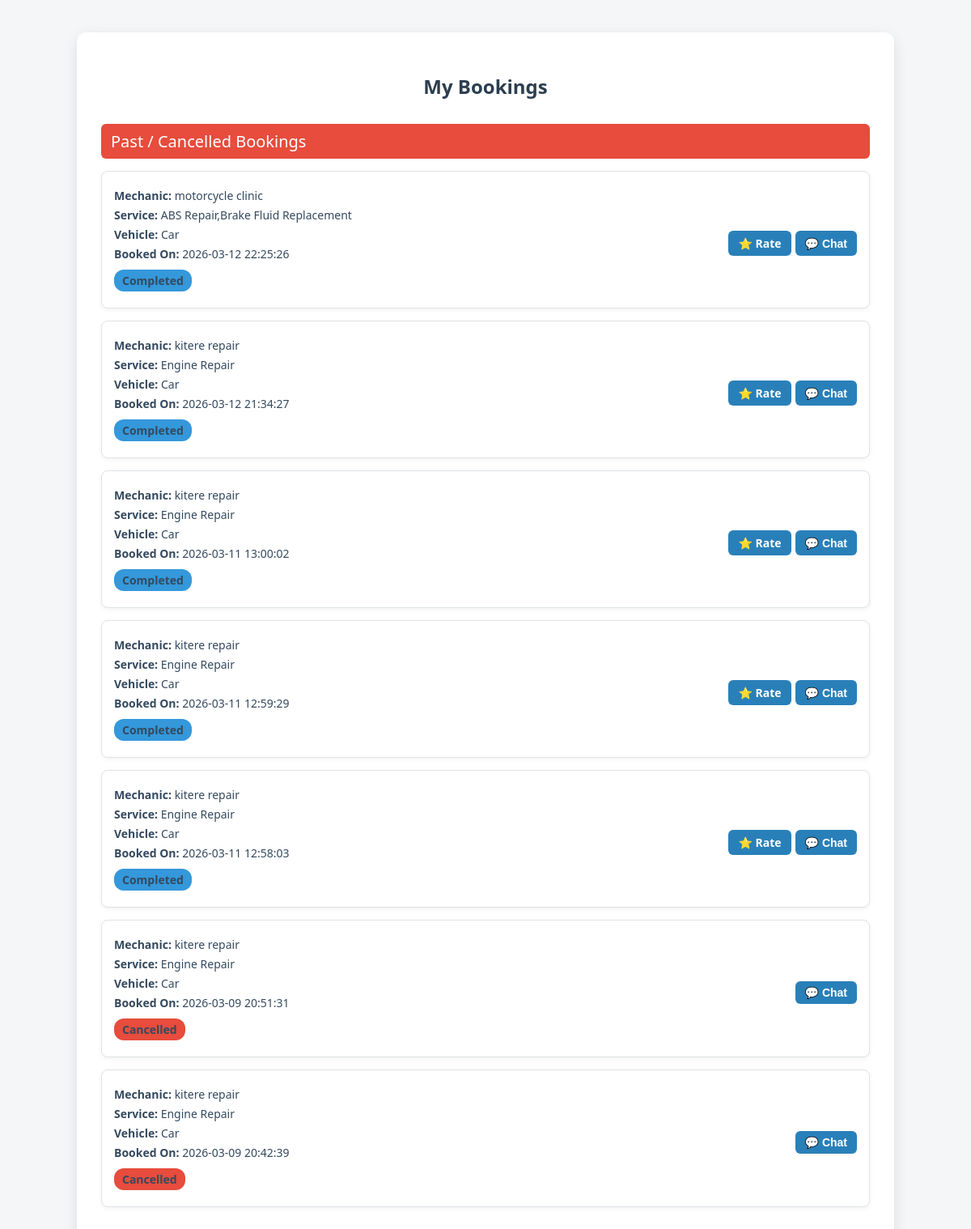
The page /forms/bookings/driver_bookings.php (signed in) on the database its author committed.
### tables this page shows
CREATE TABLE `bookings` (
  `id` int(11) NOT NULL,
  `driver_id` int(11) NOT NULL,
  `mechanic_id` int(11) NOT NULL,
  `service_requested` varchar(255) DEFAULT NULL,
  `vehicle_type` varchar(50) DEFAULT NULL,
  `booking_status` enum('pending','accepted','completed','cancelled') DEFAULT 'pending',
  `accepted_at` datetime DEFAULT NULL,
  `driver_latitude` decimal(9,6) DEFAULT NULL,
  `driver_longitude` decimal(9,6) DEFAULT NULL,
  `driver_address` varchar(255) DEFAULT NULL,
  `notes` text DEFAULT NULL,
  `created_at` datetime DEFAULT current_timestamp(),
  `updated_at` datetime DEFAULT current_timestamp() ON UPDATE current_timestamp()
);

CREATE TABLE `mechanics` (
  `id` int(11) NOT NULL,
  `user_id` int(11) NOT NULL,
  `garage_name` varchar(255) NOT NULL,
  `experience` int(11) NOT NULL,
  `certifications` text DEFAULT NULL,
  `vehicle_types` text NOT NULL,
  `services_offered` text NOT NULL,
  `latitude` decimal(9,6) NOT NULL,
  `longitude` decimal(9,6) NOT NULL,
  `availability` tinyint(1) DEFAULT 1,
  `created_at` datetime DEFAULT current_timestamp(),
  `service_ids` longtext DEFAULT NULL CHECK (json_valid(`service_ids`))
);

### forms/bookings/driver_bookings.php (the view, shortened to what this page needs)
<?php
require_once($_SERVER['DOCUMENT_ROOT'] . "/mechanics_tracer/forms/config.php");
$user_id = $_SESSION['user_id'];
$stmt = $conn->prepare("SELECT id FROM drivers WHERE user_id = ?");
$stmt->bind_param("i", $user_id);
$stmt->execute();
$result = $stmt->get_result();
$driver = $result->fetch_assoc();
$driver_id = $driver['id'];
$stmt = $conn->prepare("
    SELECT b.*, m.garage_name, m.id AS mechanic_id
    FROM bookings b
    JOIN mechanics m ON b.mechanic_id = m.id
    WHERE b.driver_id = ?
    ORDER BY b.created_at DESC
");
$stmt->bind_param("i", $driver_id);
$stmt->execute();
$result = $stmt->get_result();
$bookings = $result->fetch_all(MYSQLI_ASSOC);
$active = [];
$past = [];
$rated_ids = [];
foreach($bookings as $b){
    if(in_array($b['booking_status'], ['pending','accepted'])){
        $active[] = $b;
    } else {
        $b['can_rate'] = ($b['booking_status'] === 'completed' && !isset($rated_ids[(int)$b['id']]));
        $past[] = $b;
    }
}
?>
<!DOCTYPE html>
<html lang="en">
<head>
</head>
<body>
<div class="container">
<h2>My Bookings</h2>
<?php if(empty($bookings)): ?>
    <p>You have no bookings yet. <a href="/mechanics_tracer/forms/bookings/book_mechanic.php">Book a mechanic now</a>.</p>
<?php else: ?>
    <?php if(!empty($past)): ?>
        <div class="section-title past">Past / Cancelled Bookings</div>
        <?php foreach($past as $b): ?>
            <div class="booking">
                <div class="booking-info">
                    <p><strong>Mechanic:</strong> <?php echo htmlspecialchars($b['garage_name']); ?></p>
                    <p><strong>Service:</strong> <?php echo htmlspecialchars($b['service_requested']); ?></p>
                    <p><strong>Vehicle:</strong> <?php echo htmlspecialchars($b['vehicle_type']); ?></p>
                    <p><strong>Booked On:</strong> <?php echo htmlspecialchars($b['created_at']); ?></p>
                    <p class="status <?php echo htmlspecialchars($b['booking_status']); ?>"><?php echo ucfirst($b['booking_status']); ?></p>
                </div>
                <div class="actions">
                    <?php if (!empty($b['can_rate'])): ?>
                        <a href="/mechanics_tracer/dashboard/rate_mechanic.php" class="chat-icon" style="text-decoration:none;">⭐ Rate</a>
                    <?php endif; ?>
                    <button class="chat-icon" onclick="openChatModal(<?php echo $b['mechanic_id']; ?>,'<?php echo addslashes(htmlspecialchars($b['garage_name'])); ?>')">💬 Chat</button>
                </div>
            </div>
        <?php endforeach; ?>
    <?php endif; ?>
<?php endif; ?>
</div>
</body>
</html>

### forms/bookings/driver_bookings.php (style rules this page uses)
body { font-family:'Segoe UI', Tahoma, Geneva, Verdana, sans-serif; background:#f4f6f8; margin:0; padding:0; }
.container { max-width: 950px; margin: 40px auto; background:#fff; padding:30px; border-radius:12px; box-shadow:0 6px 18px rgba(0,0,0,0.1); }
h2 { text-align:center; color:#2c3e50; margin-bottom:30px; }
.section-title.past { margin-top:30px; margin-bottom:15px; font-size:20px; color:#fff; background:#e74c3c; padding:8px 12px; border-radius:6px; }
.booking { padding:15px; margin-bottom:15px; border-radius:8px; display:flex; justify-content:space-between; align-items:center; background:#fff; border:1px solid #dfe3e6; box-shadow:0 2px 6px rgba(0,0,0,0.05); flex-wrap:wrap; }
.booking-info { flex:1 1 60%; min-width:200px; }
.booking-info p { margin:5px 0; color:#34495e; font-size:14px; word-wrap: break-word; }
.status { font-weight:bold; padding:4px 10px; border-radius:12px; color:#fff; font-size:13px; display:inline-block; }
.status.completed { background:#3498db; }
.status.cancelled { background:#e74c3c; }
.actions { text-align:right; display:flex; gap:5px; flex:1 1 30%; min-width:120px; justify-content:flex-end; margin-top:10px; }
button, .chat-icon { padding:6px 12px; border:none; border-radius:6px; cursor:pointer; font-size:14px; }
.chat-icon { background:#2980b9; color:#fff; font-weight:bold; }

### rows shown on the page
bookings: mechanic.garage_name "motorcycle clinic", service_requested "ABS Repair,Brake Fluid Replacement", vehicle_type "Car", created_at "2026-03-12 22:25:26", booking_status "Completed", shows "⭐ Rate"
bookings: mechanic.garage_name "kitere repair", service_requested "Engine Repair", vehicle_type "Car", created_at "2026-03-12 21:34:27", booking_status "Completed", shows "⭐ Rate"
bookings: mechanic.garage_name "kitere repair", service_requested "Engine Repair", vehicle_type "Car", created_at "2026-03-11 13:00:02", booking_status "Completed", shows "⭐ Rate"
bookings: mechanic.garage_name "kitere repair", service_requested "Engine Repair", vehicle_type "Car", created_at "2026-03-11 12:59:29", booking_status "Completed", shows "⭐ Rate"
bookings: mechanic.garage_name "kitere repair", service_requested "Engine Repair", vehicle_type "Car", created_at "2026-03-11 12:58:03", booking_status "Completed", shows "⭐ Rate"
bookings: mechanic.garage_name "kitere repair", service_requested "Engine Repair", vehicle_type "Car", created_at "2026-03-09 20:51:31", booking_status "Cancelled"
bookings: mechanic.garage_name "kitere repair", service_requested "Engine Repair", vehicle_type "Car", created_at "2026-03-09 20:42:39", booking_status "Cancelled"
